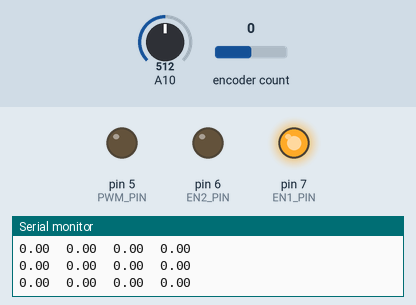
Simulated run of this sketch. Board: Arduino Mega 2560, built with avr-gcc and run on an emulated ATmega2560. Parts: output pins drawn as LEDs (lit = HIGH), the last lines printed to the serial monitor. The inputs (shaded band) are chosen by the test bench; at power-on: encoder count 0, A10 = 512.

Above: at 1.2 s.
1.3 s: encoder count set to 1
At 3.84 s:
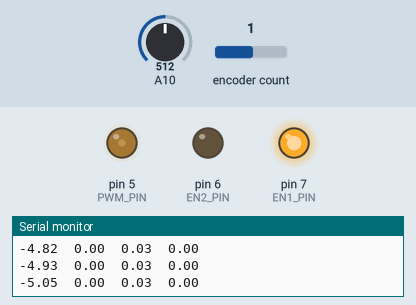
4.3 s: A10 set to 716
At 5.5 s:
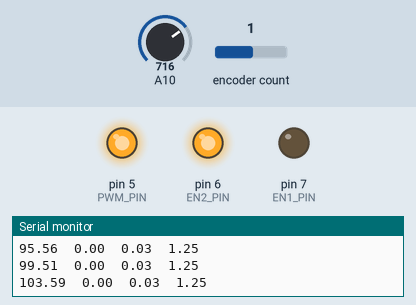
5.8 s: A10 set to 306
At 8.2 s:
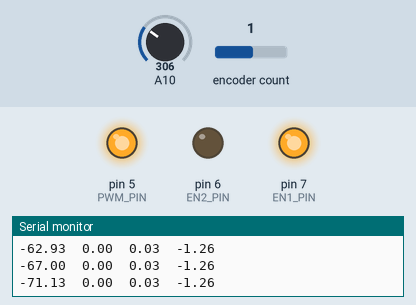
8.8 s: A10 set to 716
At 10.45 s:
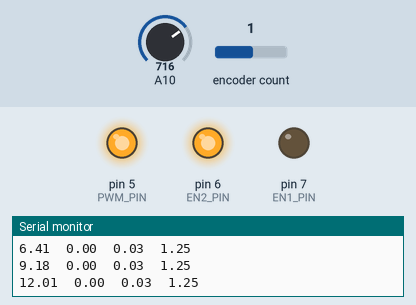
11.8 s: A10 set to 0
At 12.4 s:
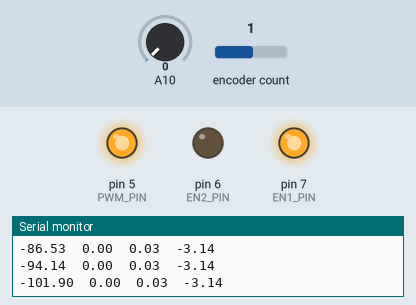
Timing chart, 0 to 14.8 s (numbered marks = the images above; inputs shaded):
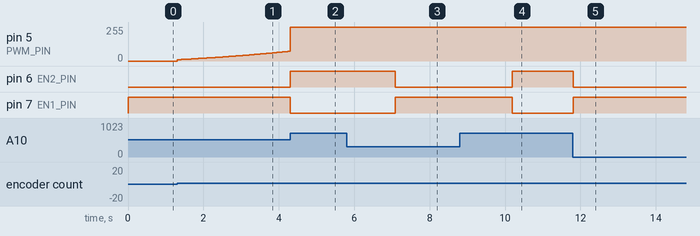

Measured:
- after the input at 1.3 s, pin 5 (PWM_PIN): moves from 0/255 to 73/255 over 3.0 s, starting at once
- after the input at 4.3 s, pin 6 (EN2_PIN): LOW → HIGH at once; pin 7 (EN1_PIN): HIGH → LOW at once
- after the input at 5.8 s, pin 6 (EN2_PIN): HIGH → LOW after 1.3 s; pin 7 (EN1_PIN): LOW → HIGH after 1.3 s
- after the input at 8.8 s, pin 6 (EN2_PIN): LOW → HIGH after 1.4 s; pin 7 (EN1_PIN): HIGH → LOW after 1.4 s
- after the input at 11.8 s, pin 6 (EN2_PIN): HIGH → LOW at once; pin 7 (EN1_PIN): LOW → HIGH at once

The sketch:

dc_servo.ino
```cpp
/**
 * JGA25-370 DC12V280RPM
 * Gear ration: 21.3
 * TODO:
 * - change PWM frequency
 * - decrease reponse time
 * - check PID set target
 *
 * PWM frequency configuration
 * - https://playground.arduino.cc/Main/TimerPWMCheatsheet/
 */
#define ENCODER_OPTIMIZE_INTERRUPTS
#include <Encoder.h>

#include "PID.h"
#include "TimedTask.h"

#define ENC_A  18
#define ENC_B  19

#define EN1_PIN 7
#define EN2_PIN 6
#define PWM_PIN 5

#define PPR (11 * 21.3 * 2)

Encoder encoder(ENC_A, ENC_B);

PID velocity_pid(35.0, -0.5, 35.0, 0.0);
PID position_pid(10.0, -0.1, 5.0, 0.0);
float u;
float w;
float theta;
float last_theta = 0;
float pos_target = .0;

int i_log = 0;
void log_state() {
  i_log++;
  if (i_log > 10) {
    Serial.print(u / 12);
    Serial.print("\t");
    Serial.print(w);
    Serial.print("\t");
    Serial.print(theta);
    Serial.print("\t");
    Serial.println(pos_target);
    i_log = 0;
  }
}

void run(unsigned long now, unsigned long dt_millis) {
  float dt = 1e-3 * dt_millis;

  int enc_value = encoder.read();
  theta = M_PI * enc_value / PPR;
  w = 1.0 * (theta - last_theta) / dt;
  last_theta = theta;

  float theta_u = position_pid.getControl(theta, dt);
  velocity_pid.setTarget(theta_u);

  u = velocity_pid.getControl(w, dt);

  if (u > 0) {
    digitalWrite(EN1_PIN, LOW);
    digitalWrite(EN2_PIN, HIGH);
  } else {
    digitalWrite(EN2_PIN, LOW);
    digitalWrite(EN1_PIN, HIGH);
  }
  analogWrite(PWM_PIN, (int) min(abs(u), 255));
  log_state();

  int pos = analogRead(A10);
  pos_target = M_PI * (1.0 * pos / 512.0 - 1.0);
  position_pid.setTarget(pos_target);
}

TimedTask run_task(&run, 5);

void setup() {
  // set PWM frequency on pins 2, 3, 5 to 31250 Hz
  TCCR3B = TCCR3B & 0b11111000 | 0x01;

  pinMode(EN1_PIN, OUTPUT);
  pinMode(EN2_PIN, OUTPUT);
  pinMode(PWM_PIN, OUTPUT);

  Serial.begin(115200);

  digitalWrite(EN1_PIN, HIGH);
  digitalWrite(EN2_PIN, LOW);
  analogWrite(PWM_PIN, 63);
}

void loop() {
  run_task.loop();
}
```

PID.cpp
```cpp
#include "PID.h"

PID::PID(float Kp, float Kd, float Ki, float target) {
    _Kp = Kp;
    _Kd = Kd;
    _Ki = Ki;
    _target = target;
}

float PID::getControl(float value, float dt_seconds) {
    float lastValue = _has_last_value ? _last_value : value;
    float error = _target - value;
    float de = -(value - lastValue) / dt_seconds;
    _integralError += _Ki * error * dt_seconds;
    _lastError = error;
    _last_value = value;
    _has_last_value = true;
    return (_Kp * error + _Kd * de + _integralError);
}

void PID::setTarget(float target) {
    _target = target;
    _has_last_value = false;
//    _integralError = .0;
}
```

PID.h
```cpp
#ifndef PID_H
#define PID_H

class PID {
    public:
        PID(float Kp, float Kd, float Ki, float target);
        float getControl(float value, float dt_seconds);
        void setTarget(float target);
    private:
        float _Kp;
        float _Kd;
        float _Ki;
        float _lastError;
        float _integralError;
        float _target;
        float _last_value;
        bool _has_last_value = false;
};

#endif
```

TimedTask.cpp
```cpp
#include <Arduino.h>

#include "TimedTask.h"

TimedTask::TimedTask(t_func func, unsigned long delta_millis) {
  _delta_millis = delta_millis;
  _func = func;
  _last_millis = millis();
}

void TimedTask::loop() {
  unsigned long now = millis();
  unsigned long dt = now - _last_millis;

  if (dt >= _delta_millis) {
    _func(now, dt);
    _last_millis = now;
  }
}
```

TimedTask.h
```cpp
#ifndef TIMED_TASK_H
#define TIMED_TASK_H

/**
 * Function receiving the following arguments:
 * - now - time in millis
 * - dt - elapsed millis from the prevoius invocation
 */
typedef void (* t_func)(unsigned long, unsigned long);

class TimedTask {
  public:
    TimedTask(t_func func, unsigned long delta_millis);
    void loop();

  private:
    unsigned long _last_millis;
    unsigned long _delta_millis;
    t_func _func;
};

#endif
```
